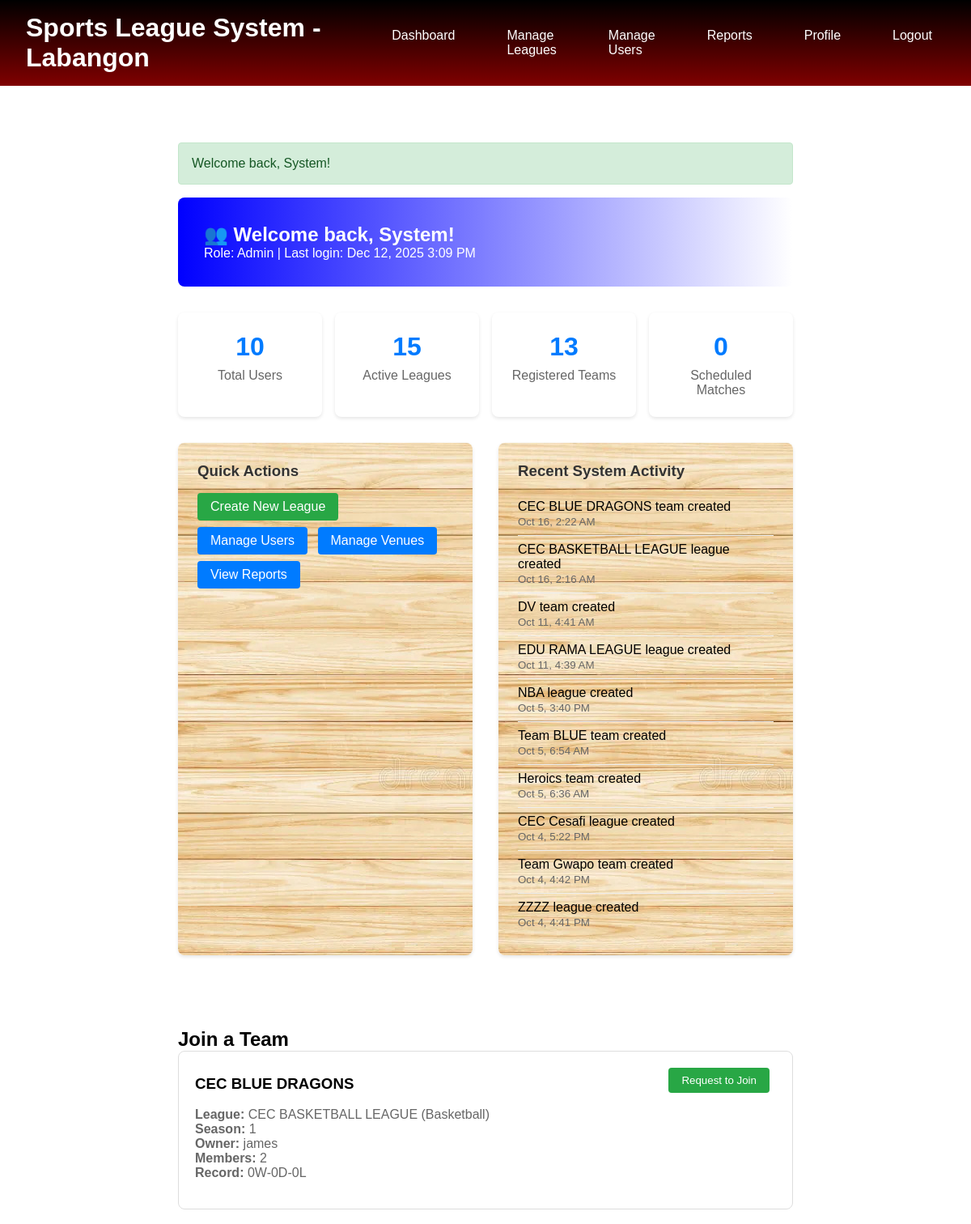
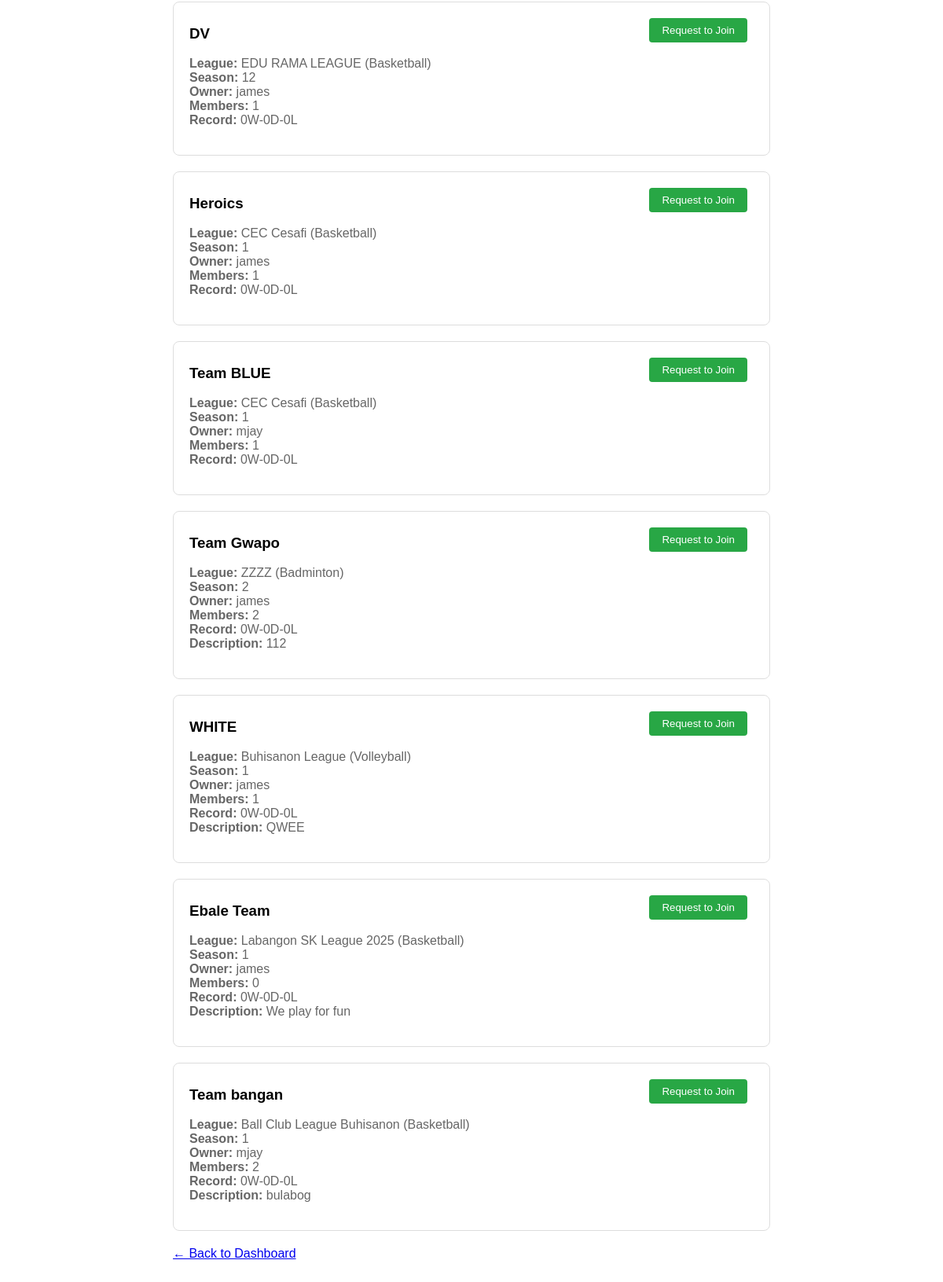
/dashboard.php (signed in), run on the app's committed database (2 pictures, top to bottom).
### tables this page shows
CREATE TABLE `users` (
  `id` int(11) NOT NULL,
  `username` varchar(50) NOT NULL,
  `email` varchar(100) NOT NULL,
  `password` varchar(255) NOT NULL,
  `first_name` varchar(50) NOT NULL,
  `last_name` varchar(50) NOT NULL,
  `phone` varchar(20) DEFAULT NULL,
  `address` varchar(255) DEFAULT NULL,
  `role` enum('player','team_owner','admin') DEFAULT 'player',
  `created_at` timestamp NOT NULL DEFAULT current_timestamp(),
  `updated_at` timestamp NOT NULL DEFAULT current_timestamp() ON UPDATE current_timestamp(),
  `status` varchar(20) NOT NULL DEFAULT 'active'
);

CREATE TABLE `teams` (
  `id` int(11) NOT NULL,
  `name` varchar(100) NOT NULL,
  `league_id` int(11) DEFAULT NULL,
  `owner_id` int(11) NOT NULL,
  `description` text DEFAULT NULL,
  `logo_url` varchar(255) DEFAULT NULL,
  `wins` int(11) DEFAULT 0,
  `losses` int(11) DEFAULT 0,
  `draws` int(11) DEFAULT 0,
  `points` int(11) DEFAULT 0,
  `created_at` timestamp NOT NULL DEFAULT current_timestamp(),
  `goals_for` int(11) DEFAULT 0,
  `goals_against` int(11) DEFAULT 0,
  `matches_played` int(11) DEFAULT 0,
  `score_difference` int(11) DEFAULT 0
);

CREATE TABLE `leagues` (
  `id` int(11) NOT NULL,
  `name` varchar(100) NOT NULL,
  `sport_id` int(11) NOT NULL,
  `season` varchar(20) NOT NULL,
  `start_date` date NOT NULL,
  `end_date` date NOT NULL,
  `registration_deadline` date NOT NULL,
  `max_teams` int(11) DEFAULT 16,
  `rules` text DEFAULT NULL,
  `status` enum('draft','open','closed','active','completed') DEFAULT 'draft',
  `approval_required` tinyint(1) DEFAULT 0,
  `created_by` int(11) NOT NULL,
  `created_at` timestamp NOT NULL DEFAULT current_timestamp(),
  `points_per_win` float DEFAULT 1,
  `points_per_draw` float DEFAULT 0.5,
  `points_per_loss` float DEFAULT 0,
  `league_type` enum('round_robin','single_elimination','double_elimination') DEFAULT 'round_robin',
  `round_robin_rounds` int(11) DEFAULT 1,
  `knockout_teams` int(11) DEFAULT 0
);

CREATE TABLE `sports` (
  `id` int(11) NOT NULL,
  `name` varchar(50) NOT NULL,
  `description` text DEFAULT NULL,
  `max_players_per_team` int(11) DEFAULT 11,
  `created_at` timestamp NOT NULL DEFAULT current_timestamp()
);

### dashboard.php (the view, shortened to what this page needs)
<?php
require_once 'config/database.php';
$database = new Database();
$db = $database->connect();
$user = getCurrentUser();
if ($user['role'] == 'admin') {
    $stats_query = "SELECT
                        (SELECT COUNT(*) FROM users) as total_users,
                        (SELECT COUNT(*) FROM leagues) as total_leagues,
                        (SELECT COUNT(*) FROM teams) as total_teams,
                        (SELECT COUNT(*) FROM matches WHERE status = 'scheduled') as upcoming_matches";
    $stats_stmt = $db->prepare($stats_query);
    $stats_stmt->execute();
    $stats = $stats_stmt->fetch(PDO::FETCH_ASSOC);
    $activity_query = "SELECT 'user' as type, CONCAT(first_name, ' ', last_name, ' registered') as activity, created_at
                       FROM users
                       UNION ALL
                       SELECT 'team' as type, CONCAT(name, ' team created') as activity, created_at
                       FROM teams
                       UNION ALL
                       SELECT 'league' as type, CONCAT(name, ' league created') as activity, created_at
                       FROM leagues
                       ORDER BY created_at DESC LIMIT 10";
    $activity_stmt = $db->prepare($activity_query);
    $activity_stmt->execute();
    $activities = $activity_stmt->fetchAll(PDO::FETCH_ASSOC);
}
?>
<!DOCTYPE html>
<html>
<head>
</head>
<body>
    <div class="header">
        <h1>Sports League System - Labangon</h1>
        <div class="nav">
            <a href="dashboard.php">Dashboard</a>
            <?php if ($user['role'] == 'admin'): ?>
                <a href="league/manage_leagues.php">Manage Leagues</a>
                <a href="admin/manage_users.php">Manage Users</a>
                <a href="admin/system_reports.php">Reports</a>
            <?php else: ?>
                <a href="team/my_teams.php">My Teams</a>
                <a href="league/browse_leagues.php">Browse Leagues</a>
                <a href="team/create_team.php">Create Team</a>
            <?php endif; ?>
            <a href="profile.php">Profile</a>
            <a href="auth/logout.php">Logout</a>
        </div>
    </div>
    <div class="container">
        <?php displayMessage(); ?>
        <div class="welcome">
            <h2>👥 Welcome back, <?php echo htmlspecialchars($user['first_name']); ?>!</h2>
            <p>Role: <?php echo ucfirst($user['role']); ?> | Last login: <?php echo date('M j, Y g:i A'); ?></p>
        </div>
        <?php if ($user['role'] == 'admin'): ?>
        <div class="stats-grid">
            <div class="stat-card">
                <div class="stat-number"><?php echo $stats['total_users']; ?></div>
                <div class="stat-label">Total Users</div>
            </div>
            <div class="stat-card">
                <div class="stat-number"><?php echo $stats['total_leagues']; ?></div>
                <div class="stat-label">Active Leagues</div>
            </div>
            <div class="stat-card">
                <div class="stat-number"><?php echo $stats['total_teams']; ?></div>
                <div class="stat-label">Registered Teams</div>
            </div>
            <div class="stat-card">
                <div class="stat-number"><?php echo $stats['upcoming_matches']; ?></div>
                <div class="stat-label">Scheduled Matches</div>
            </div>
        </div>
        <div class="dashboard-grid">
            <div class="card">
                <h3>Quick Actions</h3>
                <a href="league/create_league.php" class="btn btn-success">Create New League</a>
                <a href="admin/manage_users.php" class="btn">Manage Users</a>
                <a href="venue/manage_venues.php" class="btn">Manage Venues</a>
                <a href="admin/system_reports.php" class="btn btn-warning">View Reports</a>
            </div>
            <div class="card">
                <h3>Recent System Activity</h3>
                <?php foreach ($activities as $activity): ?>
                    <div class="activity-item">
                        <div><?php echo htmlspecialchars($activity['activity']); ?></div>
                        <small style="color: #666;"><?php echo date('M j, g:i A', strtotime($activity['created_at'])); ?></small>
                    </div>
                <?php endforeach; ?>
            </div>
        </div>
        <?php endif; ?>
    </div>
</body>
</html>
<?php
if (!isset($user_teams)) {
    require_once 'config/database.php';
    $database = new Database();
    $db = $database->connect();
    $user = getCurrentUser();
    $teams_query = "SELECT t.*, l.name as league_name, l.season, s.name as sport_name, u.username as owner_username,
                           (SELECT COUNT(*) FROM team_members WHERE team_id = t.id AND status = 'active') as member_count
                    FROM teams t
                    JOIN leagues l ON t.league_id = l.id
                    JOIN sports s ON l.sport_id = s.id
                    JOIN users u ON t.owner_id = u.id
                    WHERE l.status IN ('open', 'active')
                    AND t.id NOT IN (
                        SELECT team_id FROM team_members WHERE player_id = :user_id AND status = 'active'
                    )
                    ORDER BY l.registration_deadline DESC, t.name";
    $teams_stmt = $db->prepare($teams_query);
    $teams_stmt->bindParam(':user_id', $user['id']);
    $teams_stmt->execute();
    $available_teams = $teams_stmt->fetchAll(PDO::FETCH_ASSOC);
?>
<!DOCTYPE html>
<html>
<head>
</head>
<body>
    <div class="container">
        <h2>Join a Team</h2>
        <?php if (count($available_teams) > 0): ?>
            <?php foreach ($available_teams as $team): ?>
                <div class="team-card">
                    <div class="team-header">
                        <h3><?php echo htmlspecialchars($team['name']); ?></h3>
                        <button onclick="showJoinModal(<?php echo $team['id']; ?>, '<?php echo htmlspecialchars($team['name']); ?>')" class="btn btn-success">Request to Join</button>
                    </div>
                    <div class="team-info">
                        <p><strong>League:</strong> <?php echo htmlspecialchars($team['league_name']); ?> (<?php echo htmlspecialchars($team['sport_name']); ?>)</p>
                        <p><strong>Season:</strong> <?php echo htmlspecialchars($team['season']); ?></p>
                        <p><strong>Owner:</strong> <?php echo htmlspecialchars($team['owner_username']); ?></p>
                        <p><strong>Members:</strong> <?php echo $team['member_count']; ?></p>
                        <p><strong>Record:</strong> <?php echo $team['wins']; ?>W-<?php echo $team['draws']; ?>D-<?php echo $team['losses']; ?>L</p>
                        <?php if ($team['description']): ?>
                            <p><strong>Description:</strong> <?php echo htmlspecialchars($team['description']); ?></p>
                        <?php endif; ?>
                    </div>
                </div>
            <?php endforeach; ?>
        <?php endif; ?>
        <p><a href="dashboard.php">← Back to Dashboard</a></p>
    </div>
</body>
</html>
<?php
}
?>

### config/database.php (shortened to what this page needs)
<?php
class Database {
    private $host = 'localhost';
    private $db_name = 'leagues';
    private $username = 'root';
    private $password = '';
    public function connect() {
        $this->conn = null;
        try {
            $this->conn = new PDO(
                'mysql:host=' . $this->host . ';dbname=' . $this->db_name,
                $this->username,
                $this->password
            );
            $this->conn->setAttribute(PDO::ATTR_ERRMODE, PDO::ERRMODE_EXCEPTION);
            $this->conn->exec("set names utf8");
        } catch(PDOException $e) {
            echo 'Connection Error: ' . $e->getMessage();
        }
        return $this->conn;
    }
}
function getCurrentUser() {
    $database = new Database();
    $db = $database->connect();
    $query = "SELECT * FROM users WHERE id = :id";
    $stmt = $db->prepare($query);
    $stmt->bindParam(':id', $_SESSION['user_id']);
    $stmt->execute();
    return $stmt->fetch(PDO::FETCH_ASSOC);
}
function displayMessage() {
    if (isset($_SESSION['message'])) {
        $message = $_SESSION['message'];
        $type = $_SESSION['message_type'] ?? 'info';
        echo "<div class='alert alert-$type'>$message</div>";
    }
}
?>

### dashboard.php (style rules this page uses)
* { margin: 0; padding: 0; box-sizing: border-box; }
body { font-family: Arial, sans-serif; background-image: url('bgsport.png'); background-size: cover; background-repeat: no-repeat; background-position: center; background-attachment: fixed; }
.header { background: linear-gradient(black, maroon); color: white; padding: 1rem 2rem; display: flex; justify-content: space-between; align-items: center; }
.nav { display: flex; gap: 2rem; }
.nav a { color: white; text-decoration: none; padding: 0.5rem 1rem; border-radius: 4px; }
.container { max-width: 1200px; margin: 2rem auto; padding: 0 2rem; }
.dashboard-grid { display: grid; grid-template-columns: repeat(auto-fit, minmax(300px, 1fr)); gap: 2rem; }
.card { background-image: url('woods.jpg'); border-radius: 8px; padding: 1.5rem; box-shadow: 0 2px 4px rgba(0,0,0,0.1); }
.card h3 { margin-bottom: 1rem; color: #333; }
.stats-grid { display: grid; grid-template-columns: repeat(auto-fit, minmax(150px, 1fr)); gap: 1rem; margin-bottom: 2rem; }
.stat-card { background: white; padding: 1.5rem; border-radius: 8px; text-align: center; box-shadow: 0 2px 4px rgba(0,0,0,0.1); }
.stat-number { font-size: 2rem; font-weight: bold; color: #007bff; }
.stat-label { color: #666; margin-top: 0.5rem; }
.btn { background: green; color: white; padding: 0.5rem 1rem; text-decoration: none; border-radius: 4px; display: inline-block; margin-right: 0.5rem; margin-bottom: 0.5rem; }
.btn-success { background: #28a745; }
.btn-warning { background: #ffc107; color: black; }
.activity-item { padding: 0.5rem 0; border-bottom: 1px solid #eee; }
.activity-item:last-child { border-bottom: none; }
.welcome { background: linear-gradient(to right, blue , white); color: white; padding: 2rem; border-radius: 8px; margin-bottom: 2rem; }
.alert { padding: 1rem; border-radius: 4px; margin-bottom: 1rem; }
.alert-success { background: #d4edda; border: 1px solid #c3e6cb; color: #155724; }
.container { max-width: 800px; margin: 50px auto; padding: 20px; }
.team-card { background: white; border: 1px solid #ddd; border-radius: 8px; padding: 20px; margin-bottom: 20px; }
.team-header { display: flex; justify-content: space-between; align-items: center; margin-bottom: 10px; }
.team-info { color: #666; margin-bottom: 15px; }
.btn { background: #007bff; color: white; padding: 8px 16px; border: none; cursor: pointer; text-decoration: none; border-radius: 4px; }

### data on the page
users: first_name "System", role "Admin"
teams: name "CEC BLUE DRAGONS", league.name "CEC BASKETBALL LEAGUE", sports.name "Basketball", league.season "1", owner.username "james", member_count "2", wins "0", draws "0", losses "0"
teams: name "DV", league.name "EDU RAMA LEAGUE", sports.name "Basketball", league.season "12", owner.username "james", member_count "1", wins "0", draws "0", losses "0"
teams: name "Heroics", league.name "CEC Cesafi", sports.name "Basketball", league.season "1", owner.username "james", member_count "1", wins "0", draws "0", losses "0"
teams: name "Team BLUE", league.name "CEC Cesafi", sports.name "Basketball", league.season "1", owner.username "mjay", member_count "1", wins "0", draws "0", losses "0"
teams: name "Team Gwapo", league.name "ZZZZ", sports.name "Badminton", league.season "2", owner.username "james", member_count "2", wins "0", draws "0", losses "0", description "112"
teams: name "WHITE", league.name "Buhisanon League", sports.name "Volleyball", league.season "1", owner.username "james", member_count "1", wins "0", draws "0", losses "0", description "QWEE"
teams: name "Ebale Team", league.name "Labangon SK League 2025", sports.name "Basketball", league.season "1", owner.username "james", member_count "0", wins "0", draws "0", losses "0", description "We play for fun"
teams: name "Team bangan", league.name "Ball Club League Buhisanon", sports.name "Basketball", league.season "1", owner.username "mjay", member_count "2", wins "0", draws "0", losses "0", description "bulabog"

### other printed values
$message "Welcome back, System!"
$stats['total_users'] "10"
$stats['total_leagues'] "15"
$stats['total_teams'] "13"
$stats['upcoming_matches'] "0"
$activity['activity'] "CEC BLUE DRAGONS team created"
date('M j, g:i A', strtotime($activity['created_at'])) "Oct 16, 2:22 AM"
$activity['activity'] "CEC BASKETBALL LEAGUE league created"
date('M j, g:i A', strtotime($activity['created_at'])) "Oct 16, 2:16 AM"
$activity['activity'] "DV team created"
date('M j, g:i A', strtotime($activity['created_at'])) "Oct 11, 4:41 AM"
$activity['activity'] "EDU RAMA LEAGUE league created"
date('M j, g:i A', strtotime($activity['created_at'])) "Oct 11, 4:39 AM"
$activity['activity'] "NBA league created"
date('M j, g:i A', strtotime($activity['created_at'])) "Oct 5, 3:40 PM"
